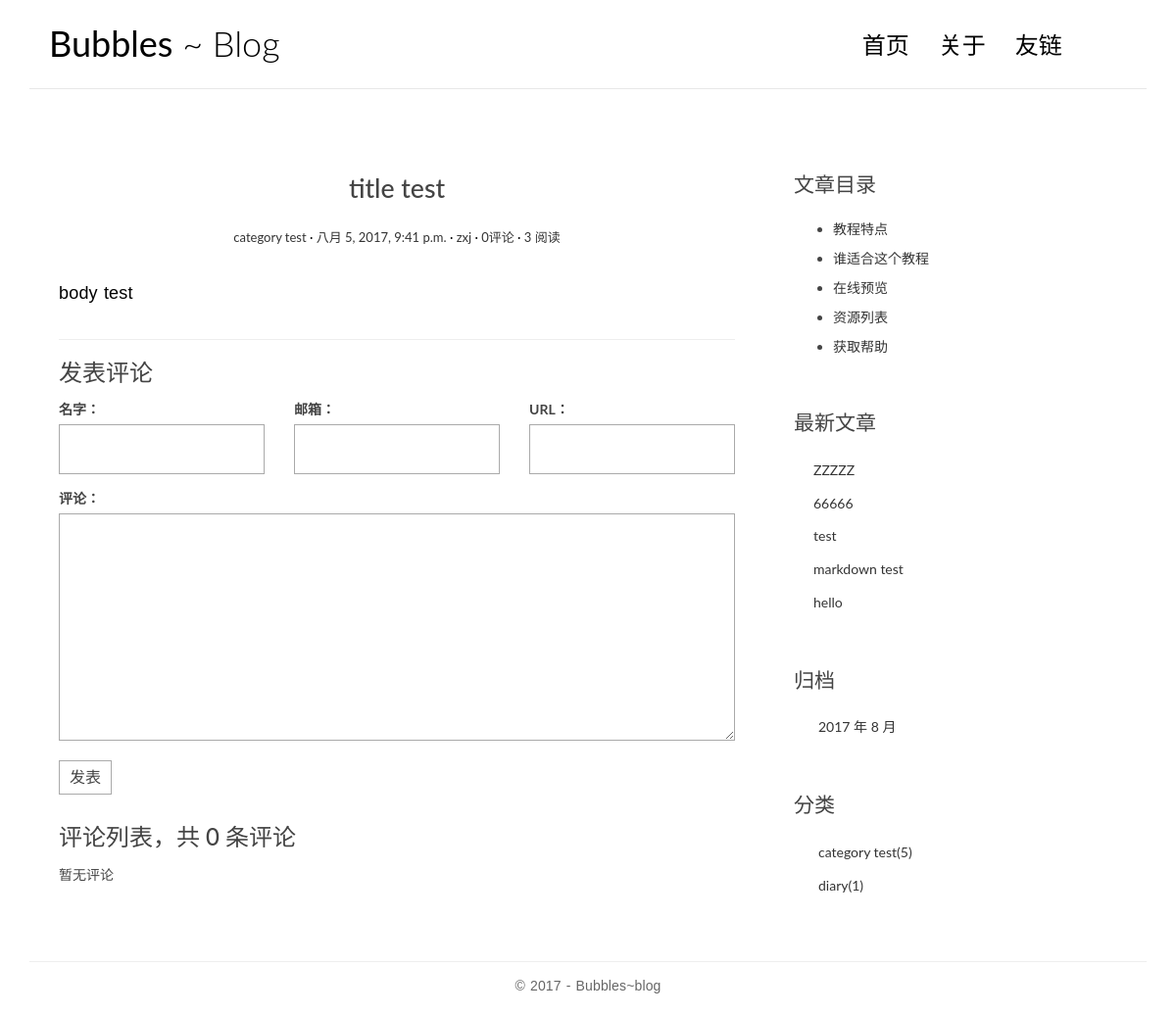
The app's page /post/1/ with its own data.
### blogapp/models.py (models this page shows, shortened)
class Post(models.Model):
    title = models.CharField(max_length=70)
    body = models.TextField()
    created_time = models.DateTimeField()
    modified_time = models.DateTimeField()
    excerpt = models.CharField(max_length=200, blank=True)
    category = models.ForeignKey(Category)
    tags = models.ManyToManyField(Tag, blank=True)
    author = models.ForeignKey(User)
    views = models.PositiveIntegerField(default = 0)
    def increase_views(self):
    	self.views +=1
    	self.save(update_fields=['views'])
    def get_absolute_url(self):
    	return reverse('blogapp:detail',kwargs={'pk':self.pk})

class Category(models.Model):
    name = models.CharField(max_length=100)

### blogapp/views.py (the view)
# urls.py: url(r'^post/(?P<pk>[0-9]+)/$',views.detail,name='detail'),
def detail(request,pk):
	post = get_object_or_404(Post,pk=pk)
	post.increase_views()
	post.body = markdown.markdown(post.body,
						extensions=[
							'markdown.extensions.extra',
							'markdown.extensions.codehilite',
							'markdown.extensions.toc',
							])
	form = CommentForm()
	comment_list = post.comment_set.all()
	link_list = FriendsLink.objects.all()
	context = {'post': post,
			   'form': form,
			   'comment_list': comment_list,
			   'link_list':link_list
			   }
	return render(request,'blog/detail.html', context=context)

### comments/forms.py
class CommentForm(forms.ModelForm):
	class Meta:
		model = Comment
		fields = ['name','email','url','text']

### blogapp/templatetags/blog_tags.py (called while the page is built)
@register.simple_tag
def get_recent_posts(num=5):
	return Post.objects.all().order_by('-created_time')[:num]

@register.simple_tag
def archives():
	return Post.objects.dates('created_time','month',order='DESC')

@register.simple_tag
def get_categories():
	return Category.objects.annotate(num_posts=Count('post')).filter(num_posts__gt=0)

### templates/blog/detail.html (shortened to what this page needs)
{% extends 'base.html' %}
            {% block main %}
                <article class="post post-{{ post.pk }}">
                   <header class="entry-header">
    <h1 class="entry-title">{{ post.title }}</h1>
    <div class="entry-meta">
      <span class="post-category"><a href="#">{{ post.category.name }}</a></span>
      <span class="post-date"><a href="#"><time class="entry-date"
                                                datetime="{{ post.created_time }}">{{ post.created_time }}</time></a></span>
      <span class="post-author"><a href="#">{{ post.author }}</a></span>
      <span class="comments-link"><a href="#">{{ post.comment_set.count }}评论</a></span>
      <span class="views-count"><a href="#">{{ post.views }} 阅读</a></span>
    </div>
  </header>
  <div class="entry-content clearfix">
    {{ post.body|safe }}
  </div>                </article>
                <section class="comment-area" id="comment-area">
                    <hr>
                    <h3>发表评论</h3>
                   <form action="{% url 'comments:post_comment' post.pk %}" method="post" class="comment-form">
  <div class="row">
    <div class="col-md-4">
      <label for="{{ form.name.id_for_label }}">名字：</label>
      {{ form.name }}
    </div>
    <div class="col-md-4">
      <label for="{{ form.email.id_for_label }}">邮箱：</label>
      {{ form.email }}
    </div>
    <div class="col-md-4">
      <label for="{{ form.url.id_for_label }}">URL：</label>
      {{ form.url }}
    </div>
    <div class="col-md-12">
      <label for="{{ form.text.id_for_label }}">评论：</label>
      {{ form.text }}
      <button type="submit" class="comment-btn">发表</button>
    </div>
  </div>
</form>
                    <div class="comment-list-panel">
                        <h3>评论列表，共 <span>{{ post.comment_set.count }}</span> 条评论</h3>
                        <ul class="comment-list list-unstyled">
        {% for comment in comment_list %}
                            <li class="comment-item">
                            <span class="nickname">{{ comment.name }}</span>
                            <time class="submit-date">{{ comment.created_time }}</time>
                        <div class="text">
                    {{ comment.text }}
                        </div>
                            </li>
                {% empty %}
                暂无评论
                {% endfor %}
                </ul>
                    </div>
                </section>
                {% endblock main %}
            {% block toc %}
                <div class="widget widget-content">
                    <h3 class="widget-title">文章目录</h3>
                    <ul>
                        <li>
                            <a href="#">教程特点</a>
                        </li>
                        <li>
                            <a href="#">谁适合这个教程</a>
                        </li>
                        <li>
                            <a href="#">在线预览</a>
                        </li>
                        <li>
                            <a href="#">资源列表</a>
                        </li>
                        <li>
                            <a href="#">获取帮助</a>
                        </li>
                    </ul>
                </div>
                {% endblock toc %}

### templates/base.html (shortened to what this page needs)
{% load staticfiles %}
{% load blog_tags %}
<!DOCTYPE html>
<html>
<head>
    <link rel="stylesheet" href="{% static 'blog/css/bootstrap.min.css' %}">
    <link rel="stylesheet" href="http://code.ionicframework.com/ionicons/2.0.1/css/ionicons.min.css">
    <link rel="stylesheet" href="{% static 'blog/css/pace.css' %}">
    <link rel="stylesheet" href="{% static 'blog/css/custom.css' %}">
    <link rel="stylesheet" href="{% static 'blog/css/highlights/github.css' %}">
</head>
<body>
<div class="container">
    <header id="site-header">
        <div class="row">
            <div class="col-md-4 col-sm-5 col-xs-8">
                <div class="logo">
                    <h1><a href="{% url 'blogapp:index' %}"><b>Bubbles</b> ~ Blog</a></h1>
                </div>
            </div>
            <div class="col-md-8 col-sm-7 col-xs-4">
                <nav class="main-nav" role="navigation">
                    <div class="collapse navbar-collapse" id="bs-example-navbar-collapse-1">
                        <ul class="nav navbar-nav navbar-right">
                            <li class="cl-effect-11"><a href="{% url 'blogapp:index' %}" data-hover="首页">首页</a></li>
                            <li class="cl-effect-11"><a href="{% url 'blogapp:about' %}" data-hover="关于">关于</a></li>
                         <li class="cl-effect-11"><a href="{% url 'blogapp:links' %}" data-hover="友链">友链</a></li>
                        </ul>
                    </div>
                </nav>
            </div>
        </div>
    </header>
</div>
<div class="content-body">
    <div class="container">
        <div class="row">
            <main class="col-md-8">
                {% block main %}
                {% endblock main %}
            </main>
            <aside class="col-md-4">
                {% block toc %}
                {% endblock toc %}
                <div class="widget widget-recent-posts">
                    <h3 class="widget-title">最新文章</h3>
                    {% get_recent_posts as recent_post_list %}
                    <ul>
                    {% for post in recent_post_list %}
                        <li>
                            <a href="{{post.get_absolute_url }}">{{ post.title }}</a>
                        </li>
                        {% empty %}
                        暂无文章！
                        {% endfor %}
                    </ul>
                </div>
                <div class="widget widget-archives">
                    <h3 class="widget-title">归档</h3>
                    {% archives as date_list %}
                    <ul>
                    {% for date in date_list %}
                        <li>
                            <a href="{% url 'blogapp:archives' date.year date.month %}">{{ date.year }} 年 {{ date.month }} 月</a>
                        </li>
                        {% empty %}
                        暂无归档！
                        {% endfor %}
                    </ul>
                </div>
                <div class="widget widget-category">
                    <h3 class="widget-title">分类</h3>
                    {% get_categories as category_list %}
                    <ul>
                    {% for category in category_list %}
                        <li>
                            <a href="{% url 'blogapp:category' category.pk %}">{{ category.name }}<span class="post-count">({{ category.num_posts }})</span></a>
                        </li>
                        {% empty %}
                        暂无分类！
                        {% endfor %}
                    </ul>
                </div>
                </div>
        </div>
    </div>
<footer id="site-footer">
    <div class="container">
        <div class="row">
            <div class="col-md-12">
                <p class="copyright">&copy 2017 - Bubbles~blog</a>
                </p>
            </div>
        </div>
    </div>
</footer>
</body>
</html>

### blogapp/static/blog/css/custom.css (style rules this page uses)
* { outline: none; }
h1, h2, h3, h4, h5, h6 { margin-top: 0; }
b { font-weight: 400; }
a { color: #333; }
body { color: #444; font-family: 'Lato', sans-serif; }
p { font-family: 'Ubuntu', sans-serif; font-weight: 400; word-spacing: 1px; letter-spacing: 0.01em; }
#site-header { background-color: #FFF; padding: 25px 20px; margin-bottom: 40px; border-bottom: 1px solid #e7e7e7; }
.logo h1 a { color: #000; }
.logo h1 { margin: 0; font-family: 'Lato', sans-serif; font-weight: 300; }
.main-nav { margin-top: 11px; max-width: 95%; }
.main-nav a { color: #000000 !important; padding: 0 0 5px 0 !important; margin-right: 30px; font-family: 'Lato', sans-serif; font-weight: 300; font-size: 24px; }
.cl-effect-11 a { padding: 10px 0; color: #0972b4; text-shadow: none; }
.cl-effect-11 a::before { position: absolute; top: 0; left: 0; overflow: hidden; padding: 0 0 5px 0 !important; max-width: 0; border-bottom: 1px solid #000; color: #000; content: attr(data-hover); white-space: nowrap; -webkit-transition: max-width 0.5s; -moz-transition: max-width 0.5s; transition: max-width 0.5s; }
.content-body { padding-bottom: 4em; }
.post { background: #fff; padding: 30px 30px 0; }
.entry-title { text-align: center; font-size: 1.9em; margin-bottom: 20px; line-height: 1.6; padding: 10px 20px 0; }
.entry-meta { text-align: center; color: #DDDDDD; font-size: 13px; margin-bottom: 30px; }
.entry-content { font-size: 18px; line-height: 1.9; font-weight: 300; color: #000; }
.post-category::after, .post-date::after, .post-author::after, .comments-link::after { content: ' ·'; color: #000; }
.widget { background: #fff; padding: 30px 0 0; }
.widget-title { font-size: 1.5em; margin-bottom: 20px; line-height: 1.6; padding: 10px 0 0; font-weight: 400; }
.widget-recent-posts ul { padding: 0; margin: 0; padding-left: 20px; }
.widget-recent-posts ul li { list-style-type: none; position: relative; line-height: 170%; margin-bottom: 10px; }
.widget-recent-posts ul li::before { content: '\f3d3'; font-family: "Ionicons"; position: absolute; left: -17px; top: 3px; font-size: 16px; color: #000; }
.widget-archives ul { padding: 0; margin: 0; padding-left: 25px; }
.widget-archives ul li { list-style-type: none; position: relative; line-height: 170%; margin-bottom: 10px; }
.widget-archives ul li::before { content: '\f3f3'; font-family: "Ionicons"; position: absolute; left: -25px; top: 1px; font-size: 16px; color: #000; }
.widget-category ul { padding: 0; margin: 0; padding-left: 25px; }
.widget-category ul li { list-style-type: none; position: relative; line-height: 170%; margin-bottom: 10px; }
.widget-category ul li::before { content: '\f3fe'; font-family: "Ionicons"; position: absolute; left: -25px; top: 1px; font-size: 18px; color: #000; }
.widget-content ul li { margin-bottom: 10px; }
#site-footer { padding-top: 10px; padding: 0 0 1.5em 0; }
.copyright { text-align: center; padding-top: 1em; margin: 0; border-top: 1px solid #eee; color: #666; }
.contact-form input, .comment-form input { border: 1px solid #aaa; margin-bottom: 15px; width: 100%; padding: 15px 15px; font-size: 16px; line-height: 100%; transition: 0.4s border-color linear; }
.contact-form textarea, .comment-form textarea { border: 1px solid #aaa; margin-bottom: 15px; width: 100%; padding: 15px 15px; font-size: 16px; line-height: 20px !important; min-height: 183px; transition: 0.4s border-color linear; }
.comment-area { padding: 0 30px 0; }
.comment-form { margin-top: 15px; }
.comment-form .comment-btn { background-color: #fff; border: 1px solid #aaa; font-size: 16px; padding: 5px 10px; }
.comment-list-panel { margin-top: 30px; }
.comment-list { margin-top: 15px; }

### records on screen
Post: title "title test", category.name "category test", created_time "八月 5, 2017, 9:41 p.m.", author "zxj", comment_set.count "0", views "3", body "body test"
Post: title "ZZZZZ"
Post: title "66666"
Post: title "test"
Post: title "markdown test"
Post: title "hello"
Category: name "category test", num_posts "5"
Category: name "diary", num_posts "1"

### other values on screen
{{ date.year }} "2017"
{{ date.month }} "8"
